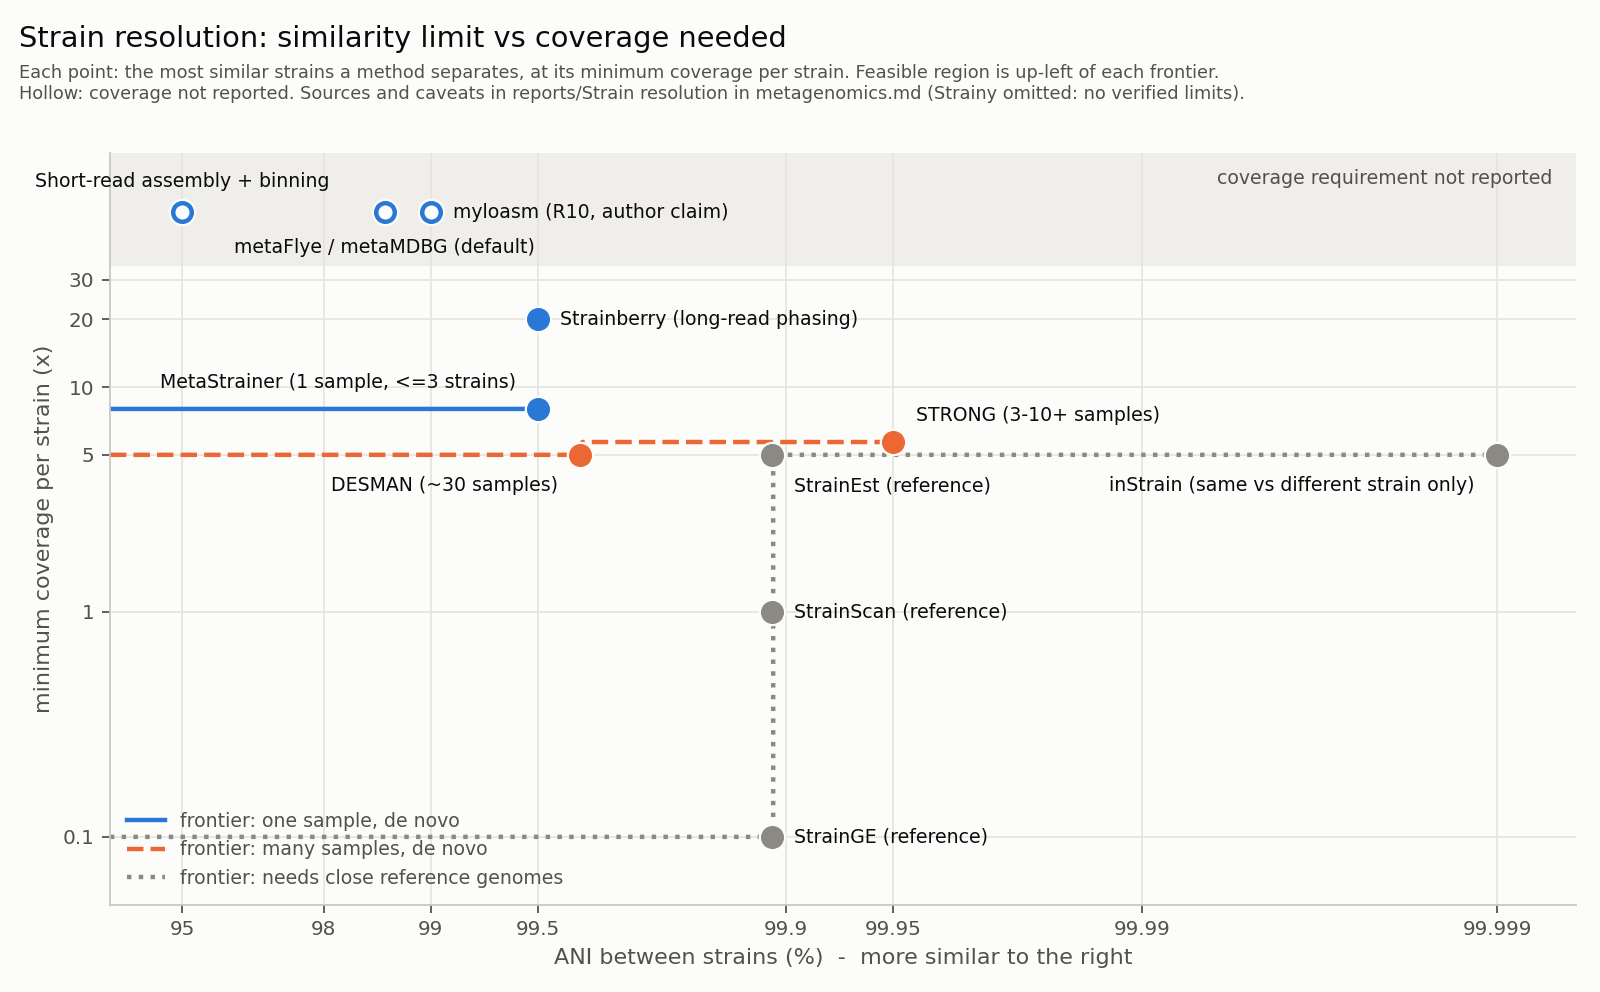

Write Python code to recreate this figure.
"""Strain similarity vs coverage needed: method limits from reports/Strain resolution in metagenomics.md.
Each point is a method's corner: the highest ANI between strains it separates, at its minimum coverage per strain.
The Pareto frontier is the staircase envelope: for each ANI, the lowest coverage any method in the group needs."""
import numpy as np, matplotlib
matplotlib.use('Agg')
import matplotlib.pyplot as plt

INK, INK2, MUTED, SURF = '#0b0b0b', '#52514e', '#8a8984', '#fcfcfb'
C = {'single': '#2a78d6', 'multi': '#eb6834', 'ref': '#8a8984'}
NR = 60.0   # y position of the "coverage not reported" band
pts = [  # name, ANI limit (%), coverage per strain (x), group, coverage reported, note
    ('Short-read assembly + binning', 95.0, NR, 'single', False, 'CAMI I/II'),
    ('metaFlye / metaMDBG (default)', 98.65, NR, 'single', False, 'collapse E. coli K-12/W'),
    ('myloasm (R10, author claim)', 99.0, NR, 'single', False, 'preprint'),
    ('Strainberry (long-read phasing)', 99.5, 20, 'single', True, 'plateau at 30x'),
    ('MetaStrainer (1 sample, <=3 strains)', 99.5, 8, 'single', True, ''),
    ('DESMAN (~30 samples)', 99.62, 5, 'multi', True, 'core genes + accessory'),
    ('STRONG (3-10+ samples)', 99.95, 5.7, 'multi', True, 'core genes only'),
    ('StrainGE (reference)', 99.89, 0.1, 'ref', True, ''),
    ('StrainScan (reference)', 99.89, 1.0, 'ref', True, ''),
    ('StrainEst (reference)', 99.89, 5.0, 'ref', True, ''),
    ('inStrain (same vs different strain only)', 99.999, 5.0, 'ref', True, ''),
]
d = lambda ani: 100.0 - ani                      # divergence (%), plotted on a reversed log axis

fig, ax = plt.subplots(figsize=(10, 6.2), dpi=160)
fig.patch.set_facecolor(SURF); ax.set_facecolor(SURF)
ax.set_xscale('log'); ax.set_yscale('log')
ax.set_xlim(8, 0.0006); ax.set_ylim(0.05, 110)
ax.axhspan(35, 110, color='#efeeea', zorder=0)
ax.text(0.0007, 85, 'coverage requirement not reported', color=INK2, fontsize=8.5, va='center', ha='right')


def stair(group_pts, color, ls, label):
    """lowest coverage available at each divergence: methods resolve all pairs less similar than their limit"""
    P = sorted([(d(a), y) for _, a, y, g, ok, _ in group_pts if ok], key=lambda t: -t[0])
    xs = np.logspace(np.log10(8), np.log10(0.0006), 600)
    ys = np.array([min([y for (dl, y) in P if dl <= x] or [np.nan]) for x in xs])
    ax.plot(xs, ys, color=color, lw=2, ls=ls, zorder=2, label=label, drawstyle='steps-post')


stair([p for p in pts if p[3] == 'single'], C['single'], '-', 'frontier: one sample, de novo')
stair([p for p in pts if p[3] in ('single', 'multi')], C['multi'], '--', 'frontier: many samples, de novo')
stair([p for p in pts if p[3] == 'ref'], C['ref'], ':', 'frontier: needs close reference genomes')
off = {'Short-read assembly + binning': (-6, 14), 'metaFlye / metaMDBG (default)': (0, -16),
       'myloasm (R10, author claim)': (10, 0), 'Strainberry (long-read phasing)': (10, 0),
       'MetaStrainer (1 sample, <=3 strains)': (-10, 12), 'DESMAN (~30 samples)': (-10, -14),
       'STRONG (3-10+ samples)': (10, 12), 'StrainGE (reference)': (10, 0), 'StrainScan (reference)': (10, 0),
       'StrainEst (reference)': (10, -14), 'inStrain (same vs different strain only)': (-10, -14)}
for name, ani, y, g, ok, note in pts:
    x = d(ani)
    ax.scatter([x], [y], s=70, zorder=4, facecolor=C[g] if ok else SURF, edgecolor=C[g], linewidth=2)
    ax.scatter([x], [y], s=130, zorder=3, color=SURF)          # surface ring
    dx, dy = off[name]
    if name.startswith('Short-read'): dx = 0
    ax.annotate(name, (x, y), xytext=(dx, dy), textcoords='offset points', fontsize=8.5, color=INK,
                ha='left' if dx > 0 else ('center' if dx == 0 else 'right'), va='center', zorder=5)
ticks = [95, 98, 99, 99.5, 99.9, 99.95, 99.99, 99.999]
ax.set_xticks([d(t) for t in ticks]); ax.set_xticklabels([f'{t:g}' for t in ticks])
ax.minorticks_off()
ax.set_yticks([0.1, 1, 5, 10, 20, 30]); ax.set_yticklabels(['0.1', '1', '5', '10', '20', '30'])
ax.set_xlabel('ANI between strains (%)  -  more similar to the right', color=INK2)
ax.set_ylabel('minimum coverage per strain (x)', color=INK2)
for s in ('top', 'right'): ax.spines[s].set_visible(False)
for s in ('left', 'bottom'): ax.spines[s].set_color('#c9c8c2')
ax.tick_params(colors=INK2, labelsize=9)
ax.grid(True, which='major', color='#e6e5e0', lw=0.8, zorder=0)
fig.text(0.012, 0.975, 'Strain resolution: similarity limit vs coverage needed', color=INK, fontsize=13, va='top')
fig.text(0.012, 0.935, 'Each point: the most similar strains a method separates, at its minimum coverage per strain. '
        'Feasible region is up-left of each frontier.\nHollow: coverage not reported. Sources and caveats in '
        'reports/Strain resolution in metagenomics.md (Strainy omitted: no verified limits).',
        fontsize=8, color=INK2, va='top')
leg = ax.legend(loc='lower left', fontsize=8.5, frameon=False, labelcolor=INK2)
fig.tight_layout(rect=(0, 0, 1, 0.87))
fig.savefig('/data/dev/metapanclust/docs/figures/strain_frontier.png', facecolor=SURF)
fig.savefig('/data/dev/metapanclust/docs/figures/strain_frontier.svg', facecolor=SURF)
